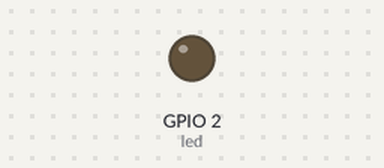
This program was run on a simulated ESP32 board running MicroPython. Shown: output pins drawn as LEDs (lit = HIGH). Dashed ring = blinking. WiFi joins after 1.5 s; what the program prints to the serial console is not drawn.

Above: at 1.0 s.
At 2.2 s:
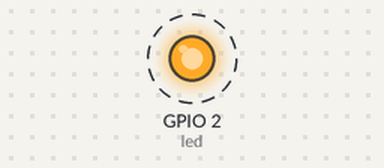
Timing chart, 0 to 3.5 s (numbered marks = the images above):
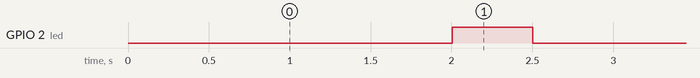

Measured:
- by itself, GPIO 2 (led): alternates HIGH for 0.50 s and LOW for 1.0 s

The program:

main_-_o_.py
```python
from machine import Pin
import utime
# import bluetooth

# bt = bluetooth.Bluetooth()
# bluetooth
# bt.active(1)
# bt.advertise(100, 'ESP32_BLE_01')

def do_connect():
    import network
    wlan = network.WLAN(network.STA_IF)
    wlan.active(True)
    if not wlan.isconnected():
        print('connecting to network...')
        wlan.connect('HJX', 'mylink159')
        while not wlan.isconnected():
            pass
    print('network config:', wlan.ifconfig())
# 声明一个LED对象 （P2）
do_connect()
led = Pin(2, Pin.OUT)
# led.value(1)
for i in range(1000):
    utime.sleep_ms(500)
    pass
#     # 点亮LED
    led.value(1)
#     # 延时 500ms
    print('亮')
    utime.sleep_ms(500)
#     # 关闭LED
    led.value(0)
#     # 延时500ms
    print('灭')
    utime.sleep_ms(500)
```
